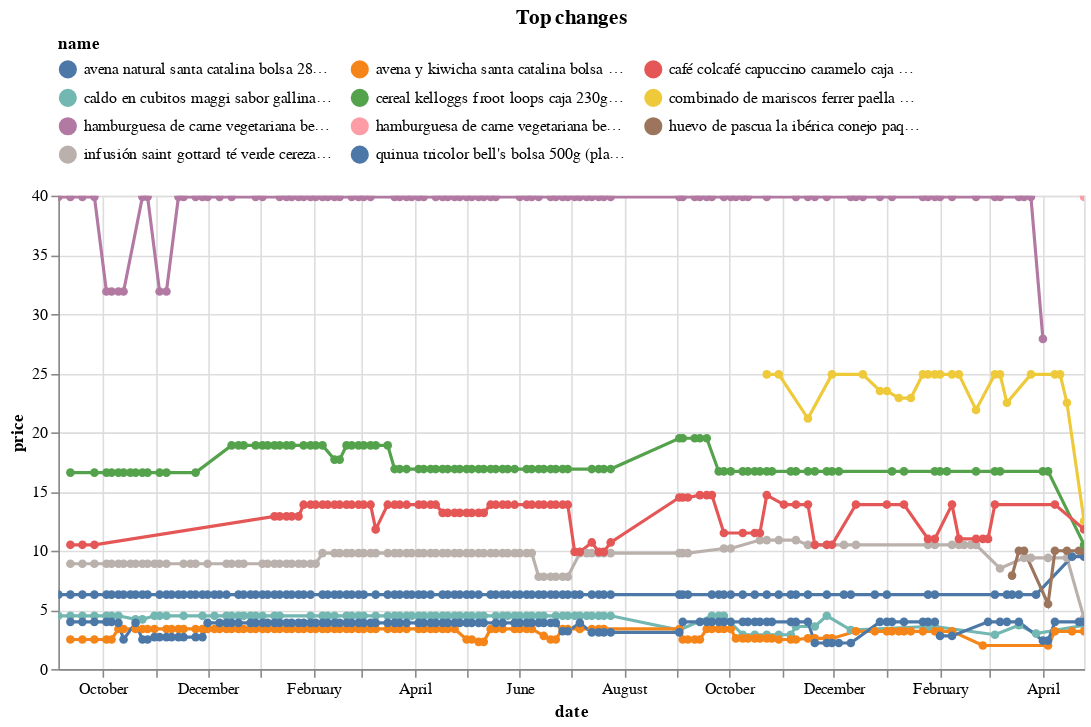

The notebook cell this image was saved under:
### Code cell
top_changes.head(10).pipe(plot_changes, 'Top changes')

### Figure 1 — Vega-Lite specification as saved in the notebook (floating-point values rounded to 4 significant figures; data arrays with more than 128 entries replaced by an {"elided": "..."} marker saying what was removed)
{"config": {"view": {"continuousWidth": 300, "continuousHeight": 300}, "legend": {"columns": 3, "orient": "top"}}, "data": {"name": "data-f58aa9b513c0f21561222c26c2034327"}, "mark": {"type": "line", "point": true}, "encoding": {"color": {"field": "name", "scale": {"domain": ["avena natural santa catalina bolsa 280g (plaza_vea)", "avena y kiwicha santa catalina bolsa 150g (plaza_vea)", "café colcafé capuccino caramelo caja 6un (plaza_vea)", "caldo en cubitos maggi sabor gallina caja 75.2g (plaza_vea)", "cereal kelloggs froot loops caja 230gr (plaza_vea)", "combinado de mariscos ferrer paella mix bandeja 500g (plaza_vea)", "hamburguesa de carne vegetariana beyond meat 100% proteína de plantas bandeja 226g (plaza_vea)", "hamburguesa de carne vegetariana beyond meat 100% proteína de plantas bandeja 227g (plaza_vea)", "huevo de pascua la ibérica conejo paquete 40g (plaza_vea)", "infusión saint gottard té verde cereza frambuesa caja 20un (plaza_vea)", "quinua tricolor bell's bolsa 500g (plaza_vea)"]}, "type": "nominal"}, "tooltip": [{"field": "name", "type": "nominal"}, {"field": "price", "type": "quantitative"}, {"field": "last_price", "type": "quantitative"}], "x": {"field": "date", "type": "temporal"}, "y": {"field": "price", "type": "quantitative"}}, "params": [{"name": "param_1", "select": {"type": "point", "fields": ["name"]}, "bind": "legend"}, {"name": "param_2", "select": {"type": "interval", "encodings": ["x", "y"]}, "bind": "scales"}], "title": "Top changes", "transform": [{"filter": {"param": "param_1"}}], "width": 650, "$schema": "https://vega.github.io/schema/vega-lite/v5.17.0.json", "datasets": {"data-f58aa9b513c0f21561222c26c2034327": {"elided": "857 records"}}}
